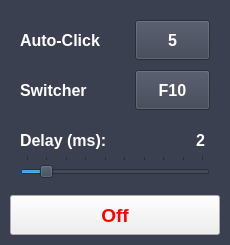
<?xml version="1.0" encoding="UTF-8"?>
<ui version="4.0">
 <class>MainWindow</class>
 <widget class="QMainWindow" name="MainWindow">
  <property name="windowModality">
   <enum>Qt::NonModal</enum>
  </property>
  <property name="enabled">
   <bool>true</bool>
  </property>
  <property name="geometry">
   <rect>
    <x>0</x>
    <y>0</y>
    <width>230</width>
    <height>245</height>
   </rect>
  </property>
  <property name="sizePolicy">
   <sizepolicy hsizetype="Preferred" vsizetype="Preferred">
    <horstretch>0</horstretch>
    <verstretch>0</verstretch>
   </sizepolicy>
  </property>
  <property name="minimumSize">
   <size>
    <width>230</width>
    <height>245</height>
   </size>
  </property>
  <property name="maximumSize">
   <size>
    <width>230</width>
    <height>245</height>
   </size>
  </property>
  <property name="palette">
   <palette>
    <active>
     <colorrole role="WindowText">
      <brush brushstyle="SolidPattern">
       <color alpha="255">
        <red>255</red>
        <green>255</green>
        <blue>255</blue>
       </color>
      </brush>
     </colorrole>
     <colorrole role="Button">
      <brush brushstyle="SolidPattern">
       <color alpha="255">
        <red>59</red>
        <green>64</green>
        <blue>80</blue>
       </color>
      </brush>
     </colorrole>
     <colorrole role="Light">
      <brush brushstyle="SolidPattern">
       <color alpha="255">
        <red>88</red>
        <green>96</green>
        <blue>120</blue>
       </color>
      </brush>
     </colorrole>
     <colorrole role="Midlight">
      <brush brushstyle="SolidPattern">
       <color alpha="255">
        <red>73</red>
        <green>80</green>
        <blue>100</blue>
       </color>
      </brush>
     </colorrole>
     <colorrole role="Dark">
      <brush brushstyle="SolidPattern">
       <color alpha="255">
        <red>29</red>
        <green>32</green>
        <blue>40</blue>
       </color>
      </brush>
     </colorrole>
     <colorrole role="Mid">
      <brush brushstyle="SolidPattern">
       <color alpha="255">
        <red>39</red>
        <green>42</green>
        <blue>53</blue>
       </color>
      </brush>
     </colorrole>
     <colorrole role="Text">
      <brush brushstyle="SolidPattern">
       <color alpha="255">
        <red>255</red>
        <green>255</green>
        <blue>255</blue>
       </color>
      </brush>
     </colorrole>
     <colorrole role="BrightText">
      <brush brushstyle="SolidPattern">
       <color alpha="255">
        <red>255</red>
        <green>255</green>
        <blue>255</blue>
       </color>
      </brush>
     </colorrole>
     <colorrole role="ButtonText">
      <brush brushstyle="SolidPattern">
       <color alpha="255">
        <red>255</red>
        <green>255</green>
        <blue>255</blue>
       </color>
      </brush>
     </colorrole>
     <colorrole role="Base">
      <brush brushstyle="SolidPattern">
       <color alpha="255">
        <red>0</red>
        <green>0</green>
        <blue>0</blue>
       </color>
      </brush>
     </colorrole>
     <colorrole role="Window">
      <brush brushstyle="SolidPattern">
       <color alpha="255">
        <red>59</red>
        <green>64</green>
        <blue>80</blue>
       </color>
      </brush>
     </colorrole>
     <colorrole role="Shadow">
      <brush brushstyle="SolidPattern">
       <color alpha="255">
        <red>0</red>
        <green>0</green>
        <blue>0</blue>
       </color>
      </brush>
     </colorrole>
     <colorrole role="AlternateBase">
      <brush brushstyle="SolidPattern">
       <color alpha="255">
        <red>29</red>
        <green>32</green>
        <blue>40</blue>
       </color>
      </brush>
     </colorrole>
     <colorrole role="ToolTipBase">
      <brush brushstyle="SolidPattern">
       <color alpha="255">
        <red>255</red>
        <green>255</green>
        <blue>220</blue>
       </color>
      </brush>
     </colorrole>
     <colorrole role="ToolTipText">
      <brush brushstyle="SolidPattern">
       <color alpha="255">
        <red>0</red>
        <green>0</green>
        <blue>0</blue>
       </color>
      </brush>
     </colorrole>
    </active>
    <inactive>
     <colorrole role="WindowText">
      <brush brushstyle="SolidPattern">
       <color alpha="255">
        <red>255</red>
        <green>255</green>
        <blue>255</blue>
       </color>
      </brush>
     </colorrole>
     <colorrole role="Button">
      <brush brushstyle="SolidPattern">
       <color alpha="255">
        <red>59</red>
        <green>64</green>
        <blue>80</blue>
       </color>
      </brush>
     </colorrole>
     <colorrole role="Light">
      <brush brushstyle="SolidPattern">
       <color alpha="255">
        <red>88</red>
        <green>96</green>
        <blue>120</blue>
       </color>
      </brush>
     </colorrole>
     <colorrole role="Midlight">
      <brush brushstyle="SolidPattern">
       <color alpha="255">
        <red>73</red>
        <green>80</green>
        <blue>100</blue>
       </color>
      </brush>
     </colorrole>
     <colorrole role="Dark">
      <brush brushstyle="SolidPattern">
       <color alpha="255">
        <red>29</red>
        <green>32</green>
        <blue>40</blue>
       </color>
      </brush>
     </colorrole>
     <colorrole role="Mid">
      <brush brushstyle="SolidPattern">
       <color alpha="255">
        <red>39</red>
        <green>42</green>
        <blue>53</blue>
       </color>
      </brush>
     </colorrole>
     <colorrole role="Text">
      <brush brushstyle="SolidPattern">
       <color alpha="255">
        <red>255</red>
        <green>255</green>
        <blue>255</blue>
       </color>
      </brush>
     </colorrole>
     <colorrole role="BrightText">
      <brush brushstyle="SolidPattern">
       <color alpha="255">
        <red>255</red>
        <green>255</green>
        <blue>255</blue>
       </color>
      </brush>
     </colorrole>
     <colorrole role="ButtonText">
      <brush brushstyle="SolidPattern">
       <color alpha="255">
        <red>255</red>
        <green>255</green>
        <blue>255</blue>
       </color>
      </brush>
     </colorrole>
     <colorrole role="Base">
      <brush brushstyle="SolidPattern">
       <color alpha="255">
        <red>0</red>
        <green>0</green>
        <blue>0</blue>
       </color>
      </brush>
     </colorrole>
     <colorrole role="Window">
      <brush brushstyle="SolidPattern">
       <color alpha="255">
        <red>59</red>
        <green>64</green>
        <blue>80</blue>
       </color>
      </brush>
     </colorrole>
     <colorrole role="Shadow">
      <brush brushstyle="SolidPattern">
       <color alpha="255">
        <red>0</red>
        <green>0</green>
        <blue>0</blue>
       </color>
      </brush>
     </colorrole>
     <colorrole role="AlternateBase">
      <brush brushstyle="SolidPattern">
       <color alpha="255">
        <red>29</red>
        <green>32</green>
        <blue>40</blue>
       </color>
      </brush>
     </colorrole>
     <colorrole role="ToolTipBase">
      <brush brushstyle="SolidPattern">
       <color alpha="255">
        <red>255</red>
        <green>255</green>
        <blue>220</blue>
       </color>
      </brush>
     </colorrole>
     <colorrole role="ToolTipText">
      <brush brushstyle="SolidPattern">
       <color alpha="255">
        <red>0</red>
        <green>0</green>
        <blue>0</blue>
       </color>
      </brush>
     </colorrole>
    </inactive>
    <disabled>
     <colorrole role="WindowText">
      <brush brushstyle="SolidPattern">
       <color alpha="255">
        <red>29</red>
        <green>32</green>
        <blue>40</blue>
       </color>
      </brush>
     </colorrole>
     <colorrole role="Button">
      <brush brushstyle="SolidPattern">
       <color alpha="255">
        <red>59</red>
        <green>64</green>
        <blue>80</blue>
       </color>
      </brush>
     </colorrole>
     <colorrole role="Light">
      <brush brushstyle="SolidPattern">
       <color alpha="255">
        <red>88</red>
        <green>96</green>
        <blue>120</blue>
       </color>
      </brush>
     </colorrole>
     <colorrole role="Midlight">
      <brush brushstyle="SolidPattern">
       <color alpha="255">
        <red>73</red>
        <green>80</green>
        <blue>100</blue>
       </color>
      </brush>
     </colorrole>
     <colorrole role="Dark">
      <brush brushstyle="SolidPattern">
       <color alpha="255">
        <red>29</red>
        <green>32</green>
        <blue>40</blue>
       </color>
      </brush>
     </colorrole>
     <colorrole role="Mid">
      <brush brushstyle="SolidPattern">
       <color alpha="255">
        <red>39</red>
        <green>42</green>
        <blue>53</blue>
       </color>
      </brush>
     </colorrole>
     <colorrole role="Text">
      <brush brushstyle="SolidPattern">
       <color alpha="255">
        <red>29</red>
        <green>32</green>
        <blue>40</blue>
       </color>
      </brush>
     </colorrole>
     <colorrole role="BrightText">
      <brush brushstyle="SolidPattern">
       <color alpha="255">
        <red>255</red>
        <green>255</green>
        <blue>255</blue>
       </color>
      </brush>
     </colorrole>
     <colorrole role="ButtonText">
      <brush brushstyle="SolidPattern">
       <color alpha="255">
        <red>29</red>
        <green>32</green>
        <blue>40</blue>
       </color>
      </brush>
     </colorrole>
     <colorrole role="Base">
      <brush brushstyle="SolidPattern">
       <color alpha="255">
        <red>59</red>
        <green>64</green>
        <blue>80</blue>
       </color>
      </brush>
     </colorrole>
     <colorrole role="Window">
      <brush brushstyle="SolidPattern">
       <color alpha="255">
        <red>59</red>
        <green>64</green>
        <blue>80</blue>
       </color>
      </brush>
     </colorrole>
     <colorrole role="Shadow">
      <brush brushstyle="SolidPattern">
       <color alpha="255">
        <red>0</red>
        <green>0</green>
        <blue>0</blue>
       </color>
      </brush>
     </colorrole>
     <colorrole role="AlternateBase">
      <brush brushstyle="SolidPattern">
       <color alpha="255">
        <red>59</red>
        <green>64</green>
        <blue>80</blue>
       </color>
      </brush>
     </colorrole>
     <colorrole role="ToolTipBase">
      <brush brushstyle="SolidPattern">
       <color alpha="255">
        <red>255</red>
        <green>255</green>
        <blue>220</blue>
       </color>
      </brush>
     </colorrole>
     <colorrole role="ToolTipText">
      <brush brushstyle="SolidPattern">
       <color alpha="255">
        <red>0</red>
        <green>0</green>
        <blue>0</blue>
       </color>
      </brush>
     </colorrole>
    </disabled>
   </palette>
  </property>
  <property name="mouseTracking">
   <bool>false</bool>
  </property>
  <property name="tabletTracking">
   <bool>false</bool>
  </property>
  <property name="contextMenuPolicy">
   <enum>Qt::NoContextMenu</enum>
  </property>
  <property name="windowTitle">
   <string>AutoClicker v0.1</string>
  </property>
  <property name="layoutDirection">
   <enum>Qt::LeftToRight</enum>
  </property>
  <property name="autoFillBackground">
   <bool>false</bool>
  </property>
  <property name="toolButtonStyle">
   <enum>Qt::ToolButtonIconOnly</enum>
  </property>
  <property name="animated">
   <bool>true</bool>
  </property>
  <property name="documentMode">
   <bool>false</bool>
  </property>
  <property name="tabShape">
   <enum>QTabWidget::Rounded</enum>
  </property>
  <property name="dockNestingEnabled">
   <bool>false</bool>
  </property>
  <property name="unifiedTitleAndToolBarOnMac">
   <bool>false</bool>
  </property>
  <widget class="QWidget" name="centralwidget">
   <widget class="QLabel" name="lblAutoClick">
    <property name="geometry">
     <rect>
      <x>20</x>
      <y>20</y>
      <width>91</width>
      <height>40</height>
     </rect>
    </property>
    <property name="sizePolicy">
     <sizepolicy hsizetype="Preferred" vsizetype="Preferred">
      <horstretch>0</horstretch>
      <verstretch>0</verstretch>
     </sizepolicy>
    </property>
    <property name="font">
     <font>
      <pointsize>12</pointsize>
      <weight>75</weight>
      <bold>true</bold>
     </font>
    </property>
    <property name="contextMenuPolicy">
     <enum>Qt::NoContextMenu</enum>
    </property>
    <property name="text">
     <string>Auto-Click</string>
    </property>
   </widget>
   <widget class="QToolButton" name="tBtnAutoClick">
    <property name="geometry">
     <rect>
      <x>135</x>
      <y>20</y>
      <width>75</width>
      <height>40</height>
     </rect>
    </property>
    <property name="font">
     <font>
      <pointsize>12</pointsize>
      <weight>75</weight>
      <bold>true</bold>
     </font>
    </property>
    <property name="cursor">
     <cursorShape>PointingHandCursor</cursorShape>
    </property>
    <property name="focusPolicy">
     <enum>Qt::NoFocus</enum>
    </property>
    <property name="contextMenuPolicy">
     <enum>Qt::NoContextMenu</enum>
    </property>
    <property name="text">
     <string>5</string>
    </property>
   </widget>
   <widget class="QPushButton" name="btnSwitcher">
    <property name="geometry">
     <rect>
      <x>10</x>
      <y>195</y>
      <width>210</width>
      <height>40</height>
     </rect>
    </property>
    <property name="font">
     <font>
      <pointsize>14</pointsize>
      <weight>75</weight>
      <bold>true</bold>
     </font>
    </property>
    <property name="cursor">
     <cursorShape>PointingHandCursor</cursorShape>
    </property>
    <property name="mouseTracking">
     <bool>false</bool>
    </property>
    <property name="focusPolicy">
     <enum>Qt::NoFocus</enum>
    </property>
    <property name="contextMenuPolicy">
     <enum>Qt::NoContextMenu</enum>
    </property>
    <property name="layoutDirection">
     <enum>Qt::LeftToRight</enum>
    </property>
    <property name="autoFillBackground">
     <bool>false</bool>
    </property>
    <property name="styleSheet">
     <string notr="true">color: rgb(255, 0, 0);</string>
    </property>
    <property name="text">
     <string>Off</string>
    </property>
    <property name="checkable">
     <bool>true</bool>
    </property>
    <property name="autoRepeat">
     <bool>false</bool>
    </property>
    <property name="autoDefault">
     <bool>false</bool>
    </property>
    <property name="default">
     <bool>false</bool>
    </property>
    <property name="flat">
     <bool>false</bool>
    </property>
   </widget>
   <widget class="QLabel" name="lblSwitcher">
    <property name="geometry">
     <rect>
      <x>20</x>
      <y>70</y>
      <width>81</width>
      <height>40</height>
     </rect>
    </property>
    <property name="sizePolicy">
     <sizepolicy hsizetype="Preferred" vsizetype="Preferred">
      <horstretch>0</horstretch>
      <verstretch>0</verstretch>
     </sizepolicy>
    </property>
    <property name="font">
     <font>
      <pointsize>12</pointsize>
      <weight>75</weight>
      <bold>true</bold>
     </font>
    </property>
    <property name="contextMenuPolicy">
     <enum>Qt::NoContextMenu</enum>
    </property>
    <property name="text">
     <string>Switcher</string>
    </property>
   </widget>
   <widget class="QToolButton" name="tBtnSwitcher">
    <property name="geometry">
     <rect>
      <x>135</x>
      <y>70</y>
      <width>75</width>
      <height>40</height>
     </rect>
    </property>
    <property name="font">
     <font>
      <pointsize>12</pointsize>
      <weight>75</weight>
      <bold>true</bold>
     </font>
    </property>
    <property name="cursor">
     <cursorShape>PointingHandCursor</cursorShape>
    </property>
    <property name="focusPolicy">
     <enum>Qt::NoFocus</enum>
    </property>
    <property name="contextMenuPolicy">
     <enum>Qt::NoContextMenu</enum>
    </property>
    <property name="text">
     <string>F10</string>
    </property>
   </widget>
   <widget class="QSlider" name="sldrDelay">
    <property name="geometry">
     <rect>
      <x>20</x>
      <y>155</y>
      <width>190</width>
      <height>25</height>
     </rect>
    </property>
    <property name="cursor">
     <cursorShape>PointingHandCursor</cursorShape>
    </property>
    <property name="focusPolicy">
     <enum>Qt::NoFocus</enum>
    </property>
    <property name="contextMenuPolicy">
     <enum>Qt::NoContextMenu</enum>
    </property>
    <property name="minimum">
     <number>1</number>
    </property>
    <property name="maximum">
     <number>10</number>
    </property>
    <property name="singleStep">
     <number>1</number>
    </property>
    <property name="pageStep">
     <number>2</number>
    </property>
    <property name="value">
     <number>2</number>
    </property>
    <property name="sliderPosition">
     <number>2</number>
    </property>
    <property name="tracking">
     <bool>true</bool>
    </property>
    <property name="orientation">
     <enum>Qt::Horizontal</enum>
    </property>
    <property name="invertedAppearance">
     <bool>false</bool>
    </property>
    <property name="invertedControls">
     <bool>false</bool>
    </property>
    <property name="tickPosition">
     <enum>QSlider::TicksAbove</enum>
    </property>
    <property name="tickInterval">
     <number>1</number>
    </property>
   </widget>
   <widget class="QLabel" name="lblDelay">
    <property name="geometry">
     <rect>
      <x>20</x>
      <y>120</y>
      <width>101</width>
      <height>40</height>
     </rect>
    </property>
    <property name="sizePolicy">
     <sizepolicy hsizetype="Preferred" vsizetype="Preferred">
      <horstretch>0</horstretch>
      <verstretch>0</verstretch>
     </sizepolicy>
    </property>
    <property name="font">
     <font>
      <pointsize>12</pointsize>
      <weight>75</weight>
      <bold>true</bold>
     </font>
    </property>
    <property name="contextMenuPolicy">
     <enum>Qt::NoContextMenu</enum>
    </property>
    <property name="frameShape">
     <enum>QFrame::NoFrame</enum>
    </property>
    <property name="frameShadow">
     <enum>QFrame::Plain</enum>
    </property>
    <property name="lineWidth">
     <number>1</number>
    </property>
    <property name="text">
     <string>Delay (ms):</string>
    </property>
    <property name="textFormat">
     <enum>Qt::AutoText</enum>
    </property>
    <property name="scaledContents">
     <bool>false</bool>
    </property>
    <property name="wordWrap">
     <bool>false</bool>
    </property>
   </widget>
   <widget class="QLabel" name="lblDelayNum">
    <property name="geometry">
     <rect>
      <x>165</x>
      <y>120</y>
      <width>40</width>
      <height>40</height>
     </rect>
    </property>
    <property name="sizePolicy">
     <sizepolicy hsizetype="Preferred" vsizetype="Preferred">
      <horstretch>0</horstretch>
      <verstretch>0</verstretch>
     </sizepolicy>
    </property>
    <property name="font">
     <font>
      <pointsize>12</pointsize>
      <weight>75</weight>
      <bold>true</bold>
     </font>
    </property>
    <property name="contextMenuPolicy">
     <enum>Qt::NoContextMenu</enum>
    </property>
    <property name="text">
     <string>2</string>
    </property>
    <property name="scaledContents">
     <bool>false</bool>
    </property>
    <property name="alignment">
     <set>Qt::AlignRight|Qt::AlignTrailing|Qt::AlignVCenter</set>
    </property>
    <property name="wordWrap">
     <bool>false</bool>
    </property>
   </widget>
  </widget>
 </widget>
 <resources/>
 <connections>
  <connection>
   <sender>sldrDelay</sender>
   <signal>valueChanged(int)</signal>
   <receiver>lblDelayNum</receiver>
   <slot>setNum(int)</slot>
   <hints>
    <hint type="sourcelabel">
     <x>124</x>
     <y>166</y>
    </hint>
    <hint type="destinationlabel">
     <x>184</x>
     <y>136</y>
    </hint>
   </hints>
  </connection>
 </connections>
</ui>
